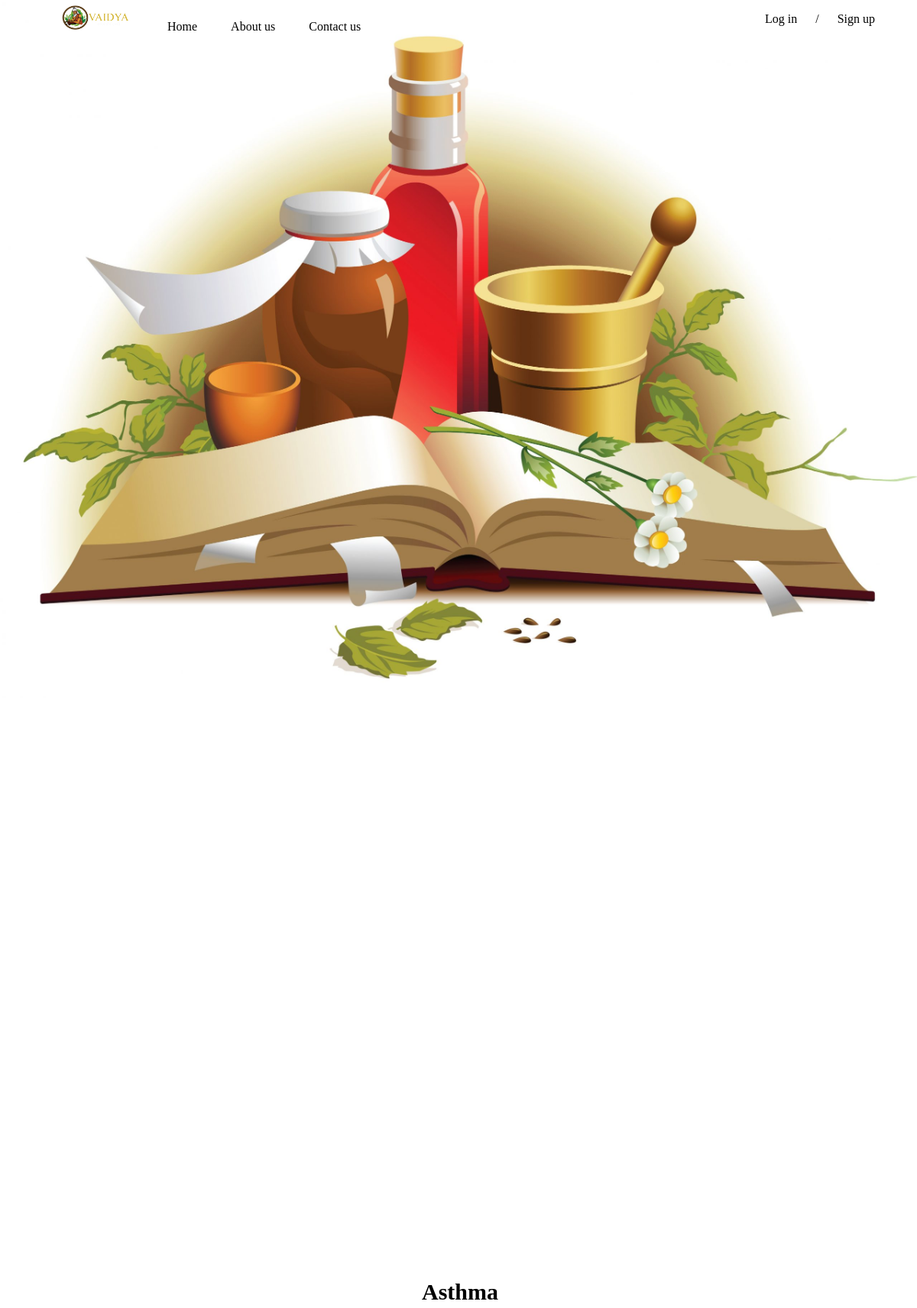
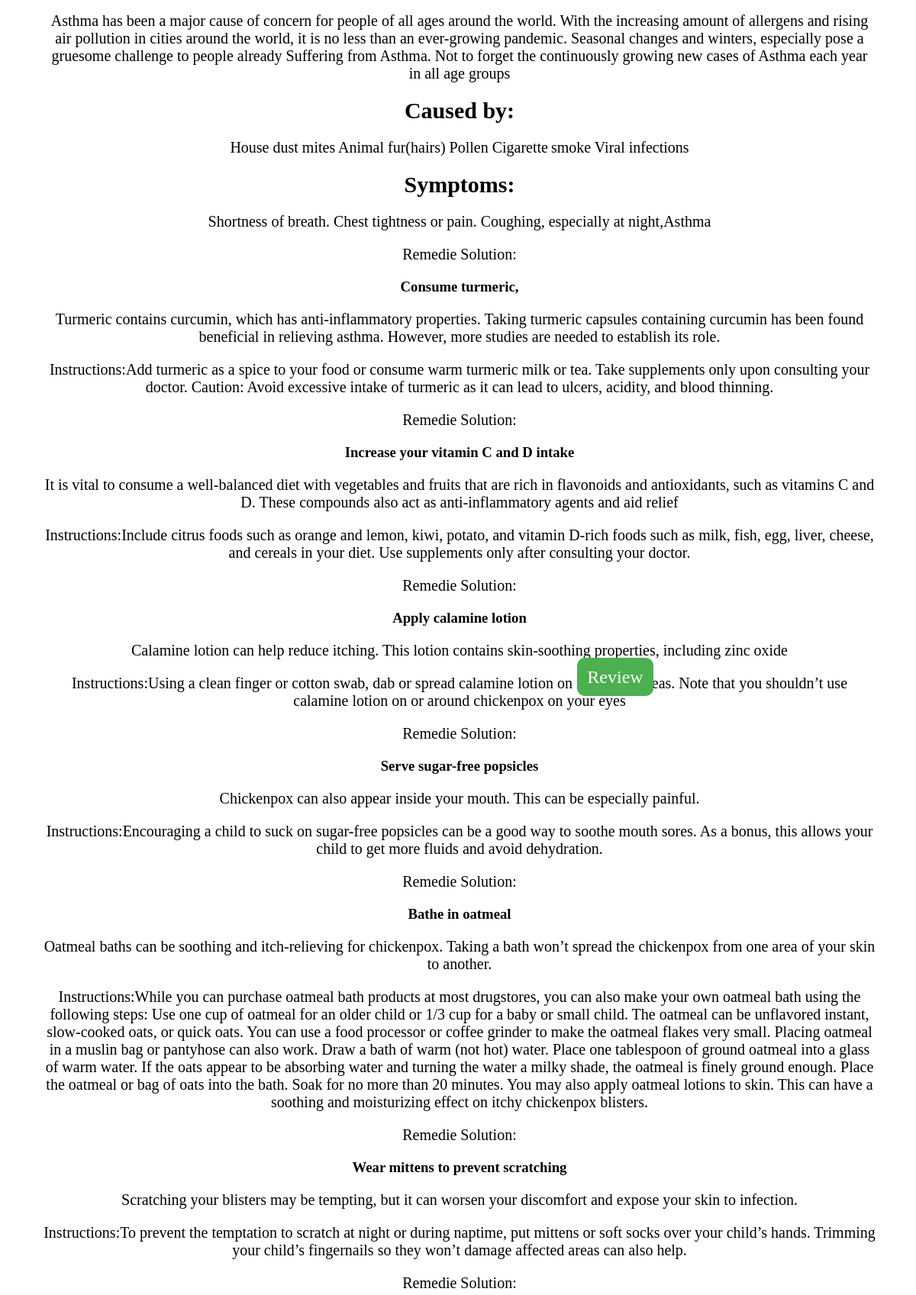
Screenshot of /search.php (upper part) with the database file from the repository (2 pictures, top to bottom).
### tables this page shows
CREATE TABLE `health_con` (
  `health_id` int(3) NOT NULL,
  `health_name` varchar(50) NOT NULL,
  `health_desc` text NOT NULL,
  `health_sym` text NOT NULL,
  `health_cause` text NOT NULL
);

CREATE TABLE `remedies` (
  `reme_id` int(3) NOT NULL,
  `reme_name` varchar(50) NOT NULL,
  `reme_desc` text NOT NULL,
  `reme_inst` text NOT NULL,
  `health_id` int(3) NOT NULL,
  `health_sym` text NOT NULL,
  `Used_for` varchar(225) NOT NULL,
  `yoga_postures` text DEFAULT NULL,
  `times_searched` int(7) NOT NULL
);

### search.php (the view, shortened to what this page needs)
<?php
    $servername = "localhost";
    $username = "root";
    $password = "";
    $dbname = "vaidya";
    $conn = new mysqli($servername, $username, $password, $dbname);
    $search_query = $_GET['search'];
    $sql_1 = "SELECT health_con.health_id, health_con.health_name, health_con.health_desc, health_con.health_cause, health_con.health_sym FROM health_con WHERE health_name LIKE '%$search_query%' ";
    $result_1 = mysqli_query($conn,$sql_1);
    $sql_2= "SELECT remedies.reme_name, remedies.reme_desc ,remedies.reme_inst FROM remedies
    WHERE Used_for LIKE '%$search_query%' ";
    $result_2 = mysqli_query($conn,$sql_2);
  ?>
<!DOCTYPE html>
<html lang="en">
<head>
  <link rel="stylesheet" href="search.css">
</head>
<body>
<header>
    <nav>
        <ul>
            <li><a href="index.php " style="color:rgb(242, 244, 232, 1)"><img src="Vaidya.png" alt="Vaidya" width="100" height="auto" margin:50px
            ></a></li>
        <li class="about"><a href="index.php">Home</a></li>
        <li class="about"><a href="about.html">About us</a></li>
        <li class="about"><a href="contact.html">Contact us</a></li>
            </ul>
    </nav>
    <nav class="reg">
        <ul>
            <li><a href="log.php">Log in</a></li>
            /
            <li><a href="reg.html">Sign up</a></li>
        </ul>
    </nav>
</header>
  <div>
    <?php
          while($row = mysqli_fetch_array($result_1))
          {
            echo '<b>' . $row['health_name'] . '</b>';
            echo '<p class="desc">' . $row['health_desc'] . '</p>';
            echo '<b>Caused by:</b><p class="cause_by">' . $row['health_cause'] . '</p>';
            echo '<b>Symptoms:</b><p class="sym">' . $row['health_sym'] . '</p>';
            while($row = mysqli_fetch_array($result_2))
            {
            echo '<p>Remedie Solution:</p>  <h3 class="rem">' . $row['reme_name'] . '</h3>';
            echo '<p class="rem_desc">' . $row['reme_desc'] . '</p>';
            echo '<p class="rem_inst">Instructions:' . $row['reme_inst'] . '</p>';
            }
          }
?>
  </div>
        <div>
          <a href="review.php" class="review">Review</a>
        </div>
</body>
</html>

### search.css (style rules this page uses)
body { min-height: 100vh; background-color:light #CDCDCD ; background-image: none; background-size: cover; background-repeat: no-repeat; height: 150vh; background-image: url(1.jpg); }
p { font-size: 20px; }
b { font-size: 30px; }
div { position: absolute; top: 20%; text-align: center; width: 91%; margin-left: 4%; }
.review { text-decoration: none; position: absolute; top: 900px; display: block; width: 100px; height: 50px; background-color: #4CAF50; color: white; text-align: center; font-size: 24px; line-height: 50px; border-radius: 10px; position: relative; bottom: 50px; left: 700px; }
header { background: transparent; position: absolute; top: 0; left: 15px; right: 15px; height: 50px; display: flex; align-items: center; }
header * { display: inline; }
header li { margin: 20px; }
header li a { color: black; text-decoration: none; }
.reg { margin-right: 20px; margin-left: auto; color: black; }

### rows the page displays
health_con: health_name "Asthma", health_desc "Asthma has been a major cause of concern for people of all ages around the world. With the increasing amount of allergens and rising air pollution in cities around the world, it is no less than an ever-growing pandemic. Seasonal changes and winters, especially pose a gruesome challenge to people already Suffering from Asthma. Not to forget the continuously growing new cases of Asthma each year in all age groups", health_cause "House dust mites Animal fur(hairs) Pollen Cigarette smoke Viral infections", health_sym "Shortness of breath. Chest tightness or pain. Coughing, especially at night,Asthma"
remedies: reme_name "Consume turmeric,", reme_desc "Turmeric contains curcumin, which has anti-inflammatory properties. Taking turmeric capsules containing curcumin has been found beneficial in relieving asthma. However, more studies are needed to establish its role.", reme_inst "Add turmeric as a spice to your food or consume warm turmeric milk or tea. Take supplements only upon consulting your doctor. Caution: Avoid excessive intake of turmeric as it can lead to ulcers, acidity, and blood thinning."
remedies: reme_name "Increase your vitamin C and D intake", reme_desc "It is vital to consume a well-balanced diet with vegetables and fruits that are rich in flavonoids and antioxidants, such as vitamins C and D. These compounds also act as anti-inflammatory agents and aid relief", reme_inst "Include citrus foods such as orange and lemon, kiwi, potato, and vitamin D-rich foods such as milk, fish, egg, liver, cheese, and cereals in your diet. Use supplements only after consulting your doctor."
remedies: reme_name "Apply calamine lotion", reme_desc "Calamine lotion can help reduce itching. This lotion contains skin-soothing properties, including zinc oxide", reme_inst "Using a clean finger or cotton swab, dab or spread calamine lotion on itchy skin areas. Note that you shouldn’t use calamine lotion on or around chickenpox on your eyes"
remedies: reme_name "Serve sugar-free popsicles", reme_desc "Chickenpox can also appear inside your mouth. This can be especially painful.", reme_inst "Encouraging a child to suck on sugar-free popsicles can be a good way to soothe mouth sores. As a bonus, this allows your child to get more fluids and avoid dehydration."
remedies: reme_name "Bathe in oatmeal", reme_desc "Oatmeal baths can be soothing and itch-relieving for chickenpox. Taking a bath won’t spread the chickenpox from one area of your skin to another.", reme_inst "While you can purchase oatmeal bath products at most drugstores, you can also make your own oatmeal bath using the following steps: Use one cup of oatmeal for an older child or 1/3 cup for a baby or small child. The oatmeal can be unflavored instant, slow-cooked oats, or quick oats. You can use a food processor or coffee grinder to make the oatmeal flakes very small. Placing oatmeal in a muslin bag or pantyhose can also work. Draw a bath of warm (not hot) water. Place one tablespoon of ground oatmeal into a glass of warm water. If the oats appear to be absorbing water and turning the water a milky shade, the oatmeal is finely ground enough. Place the oatmeal or bag of oats into the bath.…"
remedies: reme_name "Wear mittens to prevent scratching", reme_desc "Scratching your blisters may be tempting, but it can worsen your discomfort and expose your skin to infection.", reme_inst "To prevent the temptation to scratch at night or during naptime, put mittens or soft socks over your child’s hands. Trimming your child’s fingernails so they won’t damage affected areas can also help."
